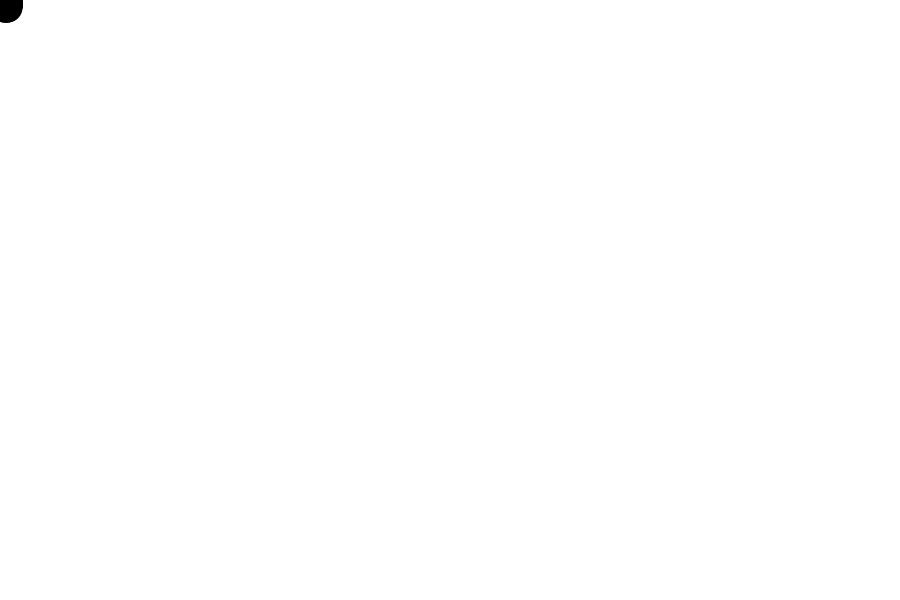
Frame 1 (no input)
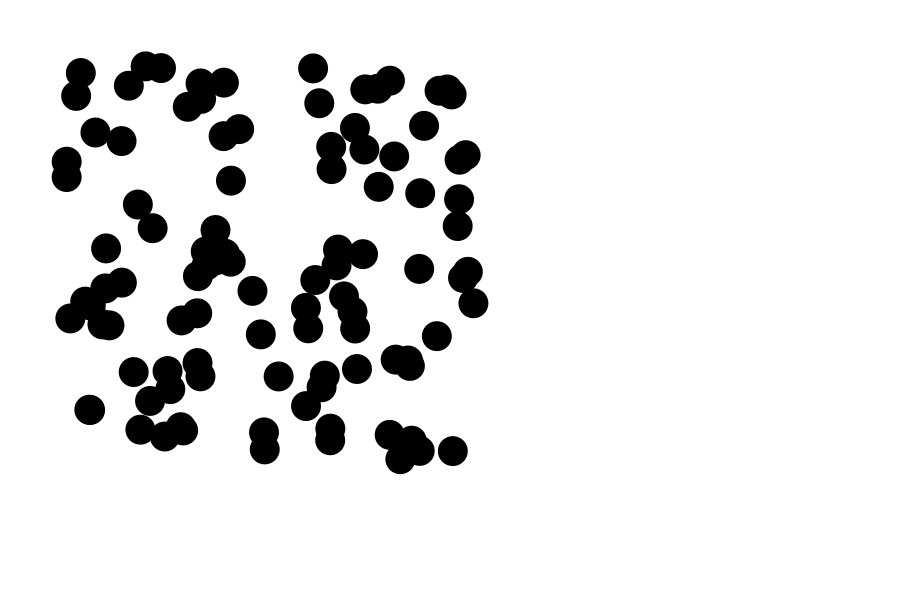
Frame 60 (the mouse pressed at the canvas centre just before this capture)
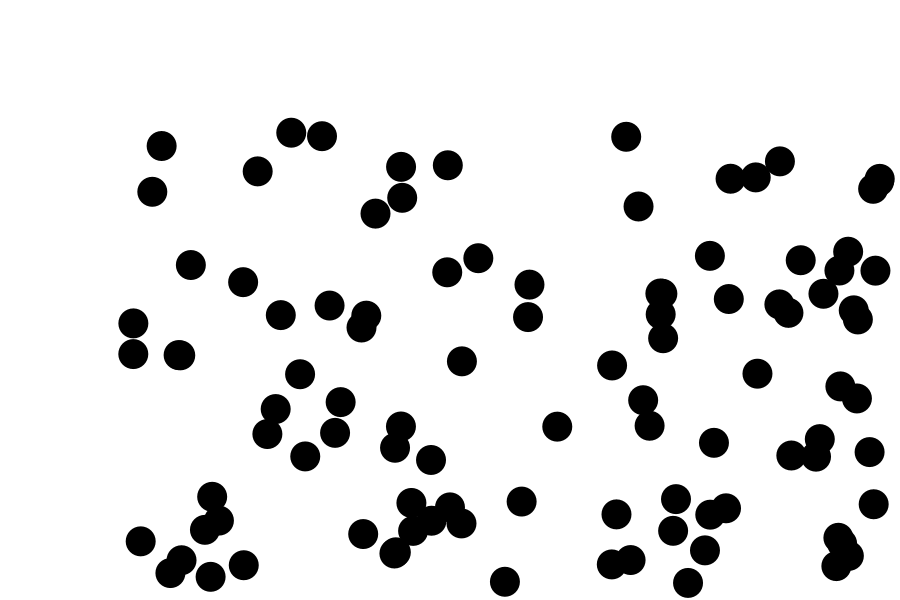
Frame 120 (the mouse held since frame 60 and released just before this capture)

The Processing sketch that drew these frames (run headless with seeded random() and noise(); from frame 60 on, the mouse is pressed at the canvas centre):

// Processing sketch: processing_119024
// ── processing_119024.pde

//declaro el número de boles que vull 
int numBoles = 100;
//renovo les dades x, y, velx i vely per a totes les boles
float [] x = new float [numBoles];
float [] y = new float [numBoles];
float [] velx = new float [numBoles];
float [] vely = new float [numBoles];
//radi de la bola
int r=30;

void setup () {

  size (900, 600);
  background (255);
  smooth();
//declaro la variable i, que anirà sumant boles fins a arribar al 100
//indico la ubicació d'inici i les velocitats
  for (int i=0; i<numBoles; i++) {
    x[i] = 0;
    y[i] = 0;
    velx [i] = random (1,8);
    vely [i] = random (1,8);
  }
}

void draw () {

  background (255);

  for (int i=0; i<numBoles; i++) {
    
//indico que la ubicació anirà sumant valors en funció de la velocitat donada
    
    x[i] += velx[i];
    y[i] += vely[i];
    
 //si la trajectòria es surt de l'eix de les x, aquesta invertirà la seva direcció
     
    if ((x[i]<0-(r/2))||(x[i]>width-(r/2))) {

      velx [i] =-velx [i];

  //si la trajectòria es surt de l'eix de les y, aquesta invertirà la seva direcció
      
    }
    else {

      if ((y[i]<0-(r/2))||(y[i]>height-(r/2))) {

        vely [i]=-vely [i];
      }
    }
    noStroke();
  fill(0);
 //elipse en la que la seva posició és donada per a totes les boles
  ellipse (x [i], y [i], r, r);
  }

  //  x=x+velx;
  //  y=y+vely;
}
